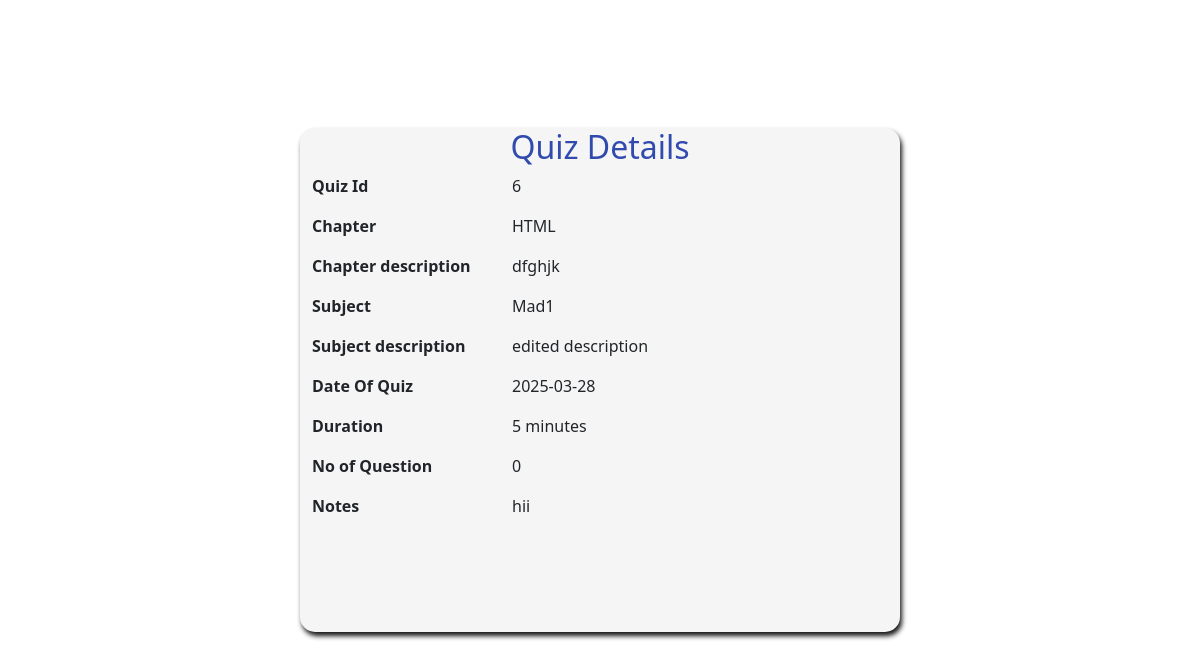
/quiz/details/6, run on an earlier commit of the app's database.
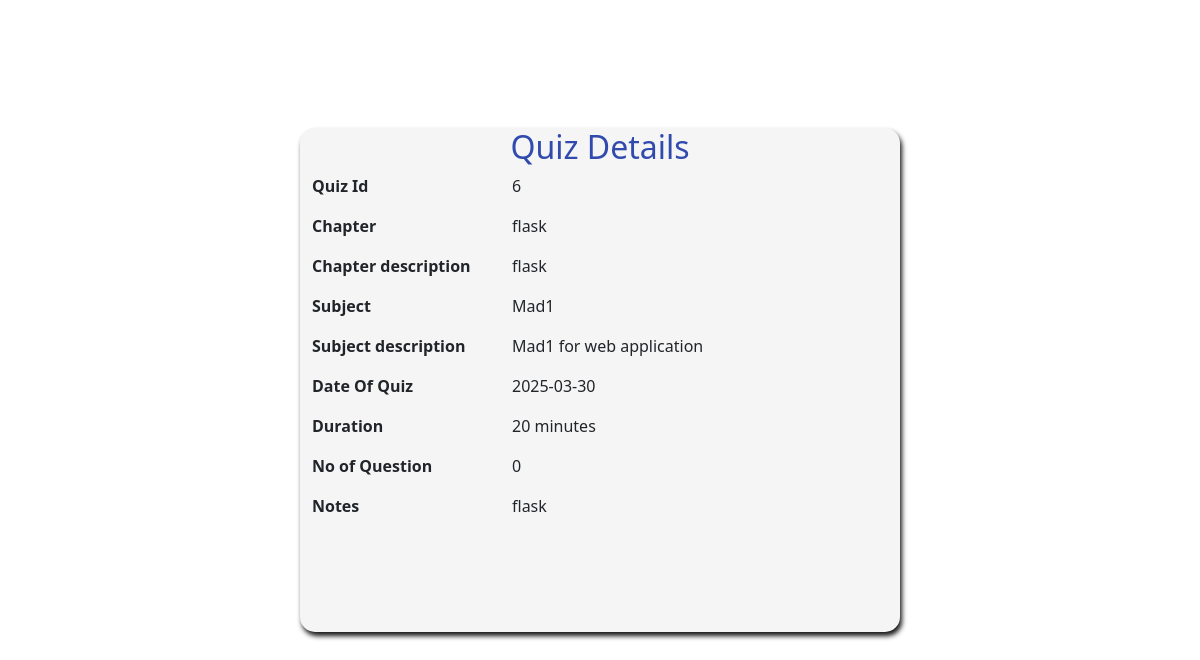
And on a later commit of the database.
### models.py (models this page shows)
class Chapter(db.Model):
    id =db.Column(db.Integer, primary_key=True, autoincrement=True)
    subject_id=db.Column(db.Integer, db.ForeignKey('subject.id', name='FK_chapter_subject_id'), nullable=False)
    name=db.Column(db.String(50), nullable=False)
    description=db.Column(db.String(100), nullable=True)
    quizs=db.relationship('Quiz', backref='chapter', lazy=True)

class Subject(db.Model):
    id =db.Column(db.Integer, primary_key=True, autoincrement=True)
    name= db.Column(db.String(50), nullable=False)
    description=db.Column(db.String(200), nullable=True)
    chapters=db.relationship('Chapter', backref='subject', lazy=True)

class Quiz(db.Model):
    id =db.Column(db.Integer, primary_key=True, autoincrement=True)
    chapter_id=db.Column(db.Integer, db.ForeignKey('chapter.id', name='FK_quiz_chapter_id'), nullable=False)
    date_of_quiz=db.Column(db.Date, nullable=False)
    time_duration= db.Column(db.Integer, nullable=False)
    no_of_questions=db.Column(db.Integer, nullable=True)
    notes=db.Column(db.String(50), nullable=True)
    questions=db.relationship('Question', backref='quiz', lazy=True)
    score=db.relationship('Scores', backref='quiz', lazy=True)

### routes.py (the view)
@app.route('/quiz/details/<int:quiz_id>', methods=['GET'])
def quiz_details(quiz_id):
    quiz= Quiz.query.get_or_404(quiz_id)
    if quiz:
        chapter= Chapter.query.get(quiz.chapter_id)
        subject = Subject.query.get(chapter.subject_id)
        quiz_details ={
            'quiz_id': quiz.id,
            'chapter_name':chapter.name,
            'chapter_description':chapter.description,
            'subject_name':subject.name,
            'subject_description':subject.description,
            'date_of_quiz': quiz.date_of_quiz,
            'time_duration':quiz.time_duration,
            'no_of_questions': quiz.no_of_questions,
            'notes':quiz.notes
        }
        return render_template('quiz_details.html', quiz_details=quiz_details)
    else:
        flash ("Quiz not found", 404)
        return redirect(url_for('quizz'))

### templates/quiz_details.html (shortened to what this page needs)
<!DOCTYPE html>
<html lang="en">
<head>
    <link rel="stylesheet" href="{{ url_for('static', filename= 'style_index.css') }}">
    <link href="https://cdn.jsdelivr.net/npm/bootstrap@5.3.2/dist/css/bootstrap.min.css" rel="stylesheet">
    <link rel="stylesheet" href="https://cdnjs.cloudflare.com/ajax/libs/aos/2.3.4/aos.css">
    <link rel="stylesheet" href="https://cdnjs.cloudflare.com/ajax/libs/font-awesome/6.7.2/css/all.min.css">
    <link href="https://cdn.jsdelivr.net/npm/bootstrap@5.3.3/dist/css/bootstrap.min.css" rel="stylesheet">
</head>
<body>
    <div class="quiz-details" style="width: 100%; height:90vh;">
        <div class="container mt-5" id="quiz-details">
        <h2 class="quiz-card-title">Quiz Details</h2>
        <div class="quiz-inner" id="quiz-inner">
        <div class="row mb-3">
            <div class="col-md-4 font-weight-bold" style="font-weight: bold;">Quiz Id</div>
            <div class="col-md-8">{{ quiz_details.quiz_id }}</div>
        </div>
        <div class="row mb-3">
            <div class="col-md-4 font-weight-bold" style="font-weight: bold;">Chapter</div>
            <div class="col-md-8">{{ quiz_details.chapter_name }}</div>
        </div>
        <div class="row mb-3">
            <div class="col-md-4 font-weight-bold" style="font-weight: bold;">Chapter description</div>
            <div class="col-md-8">{{ quiz_details.chapter_description }}</div>
        </div>
        <div class="row mb-3">
            <div class="col-md-4 font-weight-bold" style="font-weight: bold;">Subject</div>
            <div class="col-md-8">{{ quiz_details.subject_name }}</div>
        </div>
        <div class="row mb-3">
            <div class="col-md-4 font-weight-bold" style="font-weight: bold;">Subject description</div>
            <div class="col-md-8">{{ quiz_details.subject_description }}</div>
        </div>
        <div class="row mb-3">
            <div class="col-md-4 font-weight-bold" style="font-weight: bold;">Date Of Quiz</div>
            <div class="col-md-8">{{ quiz_details.date_of_quiz }}</div>
        </div>
        <div class="row mb-3">
            <div class="col-md-4 font-weight-bold" style="font-weight: bold;">Duration</div>
            <div class="col-md-8">{{ quiz_details.time_duration }} minutes</div>
        </div>
        <div class="row mb-3">
            <div class="col-md-4 font-weight-bold" style="font-weight: bold;">No of Question</div>
            <div class="col-md-8">{{ quiz_details.no_of_questions }}</div>
        </div>
        <div class="row mb-3">
            <div class="col-md-4 font-weight-bold" style="font-weight: bold;">Notes</div>
            <div class="col-md-8">{{ quiz_details.notes }}</div>
        </div>
        </div>
        </div>
    </div>
</body>
</html>

What changed in the data, as far as the page shows it:
no longer on this page (row edited): Chapter: chapter_name "HTML", chapter_description "dfghjk"
added Chapter: chapter_name "flask", chapter_description "flask"
changed Subject "Mad1": subject_description "edited description" → "Mad1 for web application"
changed Quiz: date_of_quiz "2025-03-28" → "2025-03-30"; notes "hii" → "flask"
Also different on the page:
{{ quiz_details.time_duration }}: "5" → "20"
